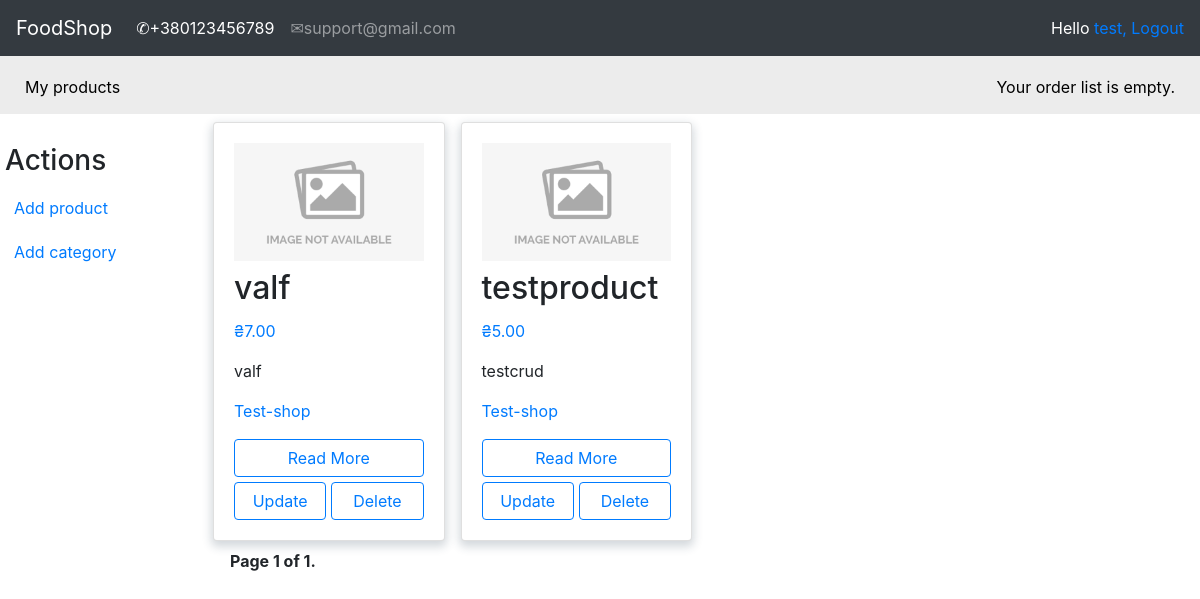
Page /account/my_products/ (signed in) on the earlier database version.
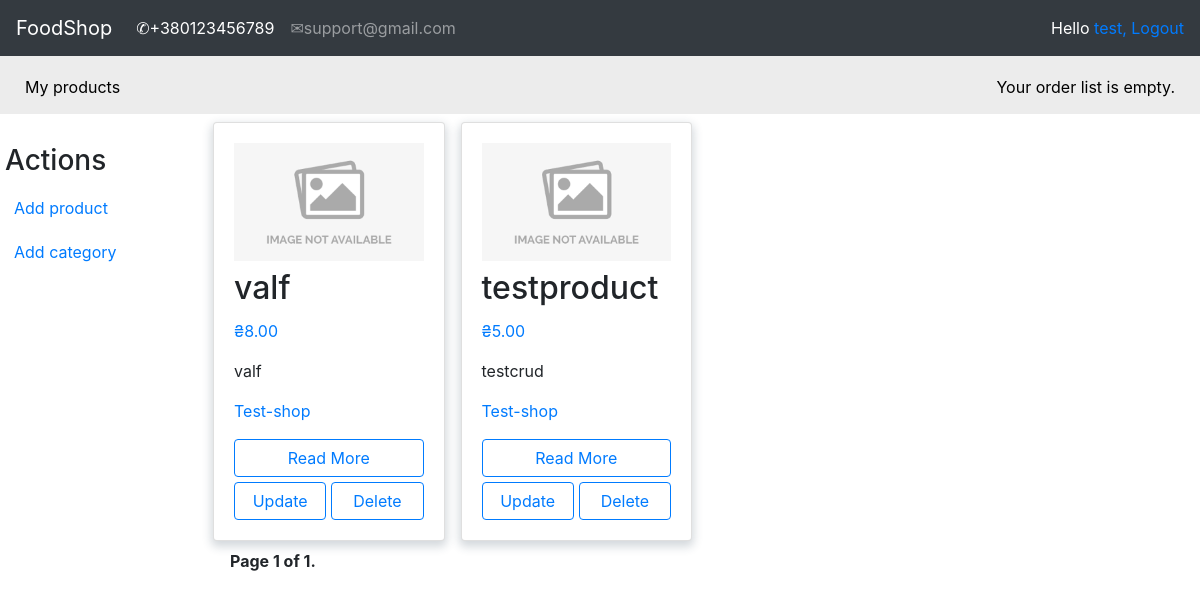
Same page on the later database version.
### shop/models.py (models this page shows, shortened)
class Product(models.Model):
    shop = models.ForeignKey(Shop, on_delete=models.CASCADE)
    category = models.ForeignKey(Category, on_delete=models.CASCADE)
    name = models.CharField(max_length=150, db_index=True)
    slug = models.SlugField(max_length=150, db_index=True)
    image = models.ImageField(upload_to='image_products/%Y/%m/%d', default='image_products/no_img.png')
    description = models.TextField(blank=True)
    price = models.DecimalField(max_digits=10, decimal_places=2)
    available = models.BooleanField(default=True)
    created = models.DateTimeField(auto_now_add=True)
    updated = models.DateTimeField(auto_now=True)
    objects = ProductManager()
    class Meta:
        ordering = ('-created',)
        index_together = (('id', 'slug'),)
        default_related_name = "products"
    def get_absolute_url(self):
        return reverse('product_detail',
                       args=[self.id, self.slug])
    def get_shop_slug(self):
        shop = Shop.objects.get(name=self.shop)
        shop = shop.slug
        return reverse('product_list_by_shop',
                       args=[shop])

class Category(models.Model):
    name = models.CharField(max_length=150, db_index=True)
    slug = models.SlugField(max_length=150, db_index=True, unique=True)
    class Meta:
        ordering = ('name',)
        default_related_name = "category"
        verbose_name = "Category"
        verbose_name_plural = "Categories"
    def __str__(self):
        return self.name

class Shop(models.Model):
    owner = models.OneToOneField(settings.AUTH_USER_MODEL, on_delete=models.CASCADE)
    name = models.CharField(max_length=150, db_index=True)
    slug = models.SlugField(max_length=150, db_index=True, unique=True)
    class Meta:
        ordering = ('name',)
        default_related_name = "shop"
    def __str__(self):
        return self.name

### account/decorators.py (the view)
    def wrapper_func(request, *args, **kwargs):
        group = None
        if request.user.groups.exists():
            group = request.user.groups.filter(name='entrepreneur').exists()
        if group:
            return view_func(request, *args, **kwargs)
        else:
            return redirect('product_list')

### account/templatetags/custom_tags.py (called while the page is built)
@register.filter(name='has_group')
def has_group(user, group_name):
    return user.groups.filter(name=group_name).exists()

@register.filter(name='has_shop')
def has_shop(user, shop_name):
    if Shop.objects.filter(owner=user):
        if Shop.objects.get(owner=user).name == shop_name.name:
            return shop_name.name
    else:
        return None

### account/views.py (called while the page is built)
@login_required
@entrepreneur_only
def myProducts(request):
    shop = Shop.objects.get(owner=request.user)
    products = Product.objects.filter(shop=shop)
    paginator = Paginator(products, 8)
    page = request.GET.get('page')
    try:
        objects = paginator.page(page)
    except PageNotAnInteger:
        objects = paginator.page(1)
    except EmptyPage:
        objects = paginator.page(paginator.num_pages)
    context = {"products": objects}
    return render(request, 'registration/CRUD/my_products.html', context)

### orderlist/context_processors.py (called while the page is built)
def orderlist(request):
    return {'orderlist': OrderList(request)}

### orderlist/orderlist.py (called while the page is built)
    def __len__(self):
        return sum(item['count'] for item in self.orderlist.values())

### templates/registration/CRUD/my_products.html (shortened to what this page needs)
{% extends 'shop/base.html' %}
{% load custom_tags %}
{% load static %}
{% block context %}
<div id="sidebar">
        <h3 style="margin-left: 5px">Actions</h3>
        <ul>
            <li>
                <a href="{% url 'create_product' %}">Add product</a>
            </li>
            <li>
                <a href="{% url 'create_category' %}">Add category</a>
            </li>
        </ul>
    </div>
<div class="d-flex flex-column" style="margin-right: -5px;">
{% if products %}
<div class="row" style="margin-right: 5px">
      {% for product in products %}
        <div class="post-item col-12 col-sm-6 col-md-6 col-lg-3 p-2">
          <div class="card h-100 card-product">
            <div class="card-body card-flex">
               <div class="product-image mb-2">
                <img src="{{ product.image.url }}">
               </div>
              <h2 class="card-title">{{ product.name }}</h2>
              <p class="text-primary">₴{{ product.price}}</p>
              <p class="card-text">{{product.category|safe | truncatewords:10 }}</p>
              <p class="card-text"><a href="{{ product.get_shop_slug }}">
                  {{product.shop|safe | truncatewords:10 }}</a></p>
              <a href="{{ product.get_absolute_url }}" style="width:100%; margin-bottom: 5px" class="btn btn-outline-primary">Read More</a>
              {% if request.user.is_authenticated %}
                {% if request.user|has_shop:product.shop %}
                <div class="d-flex justify-content-between">
                <a href="{% url 'update_product' product.id product.slug %}" style="width:50%; margin-right: 5px"
                   class="btn btn-outline-primary">Update</a>
                <a href="{% url 'delete_product' product.id product.slug %}" style="width:50%;"
                   class="btn btn-outline-primary">Delete</a>
                </div>
                {% endif %}
              {% endif %}
            </div>
          </div>
        </div>
      {% endfor %}
    </div>
    {% if products %}
    {% include 'pagination/pagination.html' with page=products %}
    {% endif %}
    </div>
{% else %}
<p style="font-style:oblique; font-size: 400%">Sorry, there are no products in this collection.</p>
{% endif %}
{% endblock %}

Differences in the rows shown:
changed Product "valf": price "7.00" → "8.00"
